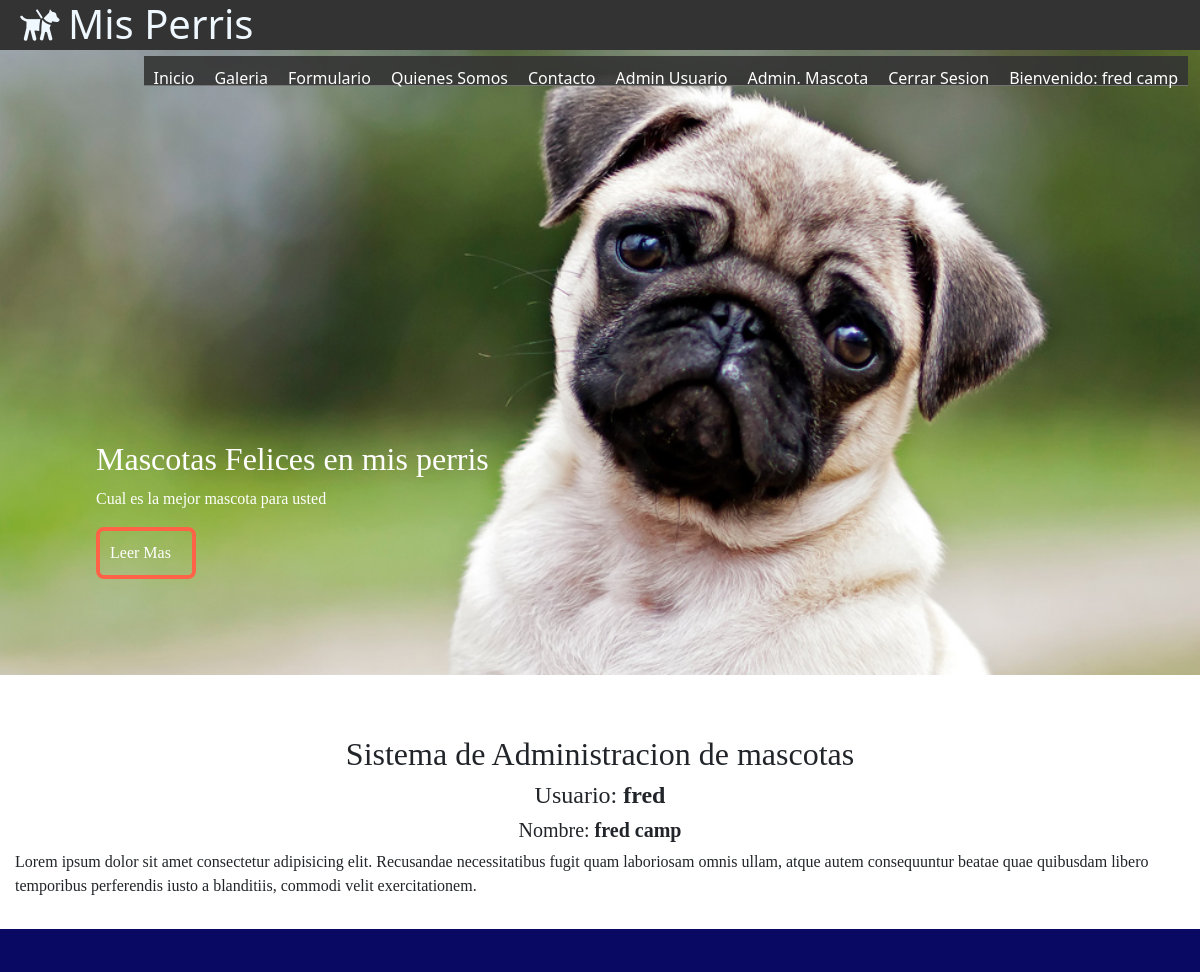
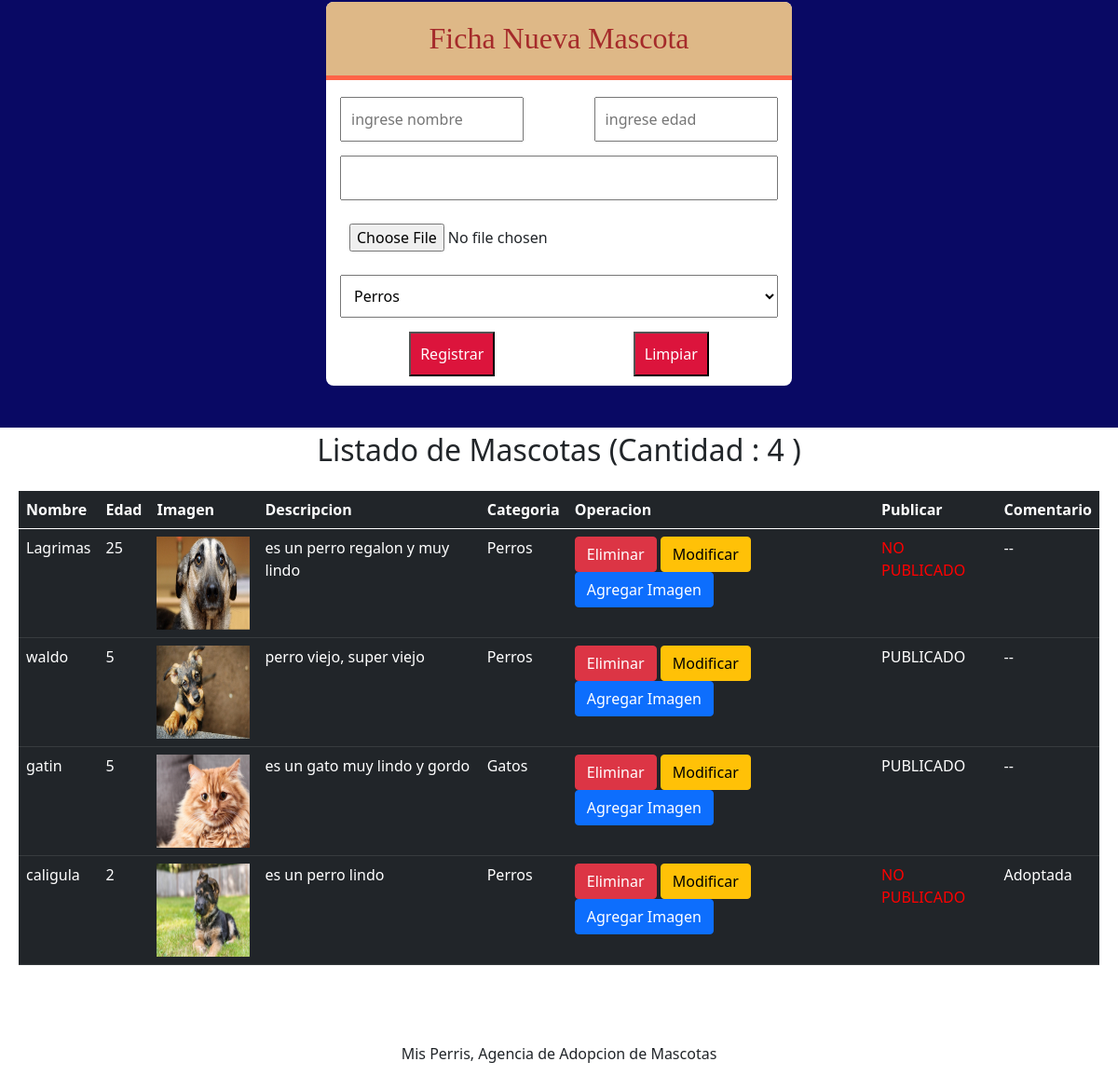
Page /registro/ (signed in) on the committed database (2 pictures, top to bottom).
### misPerris/models.py (models this page shows, shortened)
class Mascota(models.Model):
    nombre = models.CharField(primary_key=True,max_length=25)
    edad = models.IntegerField()
    descripcion = models.TextField()
    imagen = models.ImageField(upload_to='mascotas',default='mascotas/no_disponible.jpg')
    categoria = models.ForeignKey(Categoria,on_delete=models.CASCADE)
    publicar = models.BooleanField(default=False)
    comentario = models.TextField(default='--')
    usuario = models.CharField(max_length=45,default='--')
    dueno = models.CharField(max_length=45,default='--')

class Categoria(models.Model):
    nombre = models.CharField(primary_key=True,max_length=25)
    annos = models.IntegerField()
    imagen = models.ImageField(upload_to='cate',null=True)

### misPerris/views.py (the view, shortened to what this page needs)
# urls.py: path('registro/',registro,name='REG'),
@login_required(login_url='/login/')
@permission_required('misPerris.add_mascota',login_url='/login/')
@permission_required('misPerris.view_mascota',login_url='/login/')
def registro(request):
    mensaje=""
    categorias = Categoria.objects.all() # select * from Categoria
    mascotas = Mascota.objects.filter(usuario=request.user.username)
    cantidad = Mascota.objects.filter(usuario=request.user.username).count()
    datos = {"cate":categorias,"mensaje":mensaje,"mascotas":mascotas,"cant":cantidad}
    return render(request,"registro.html",datos)

### misPerris/templates/registro.html (shortened to what this page needs)
{% extends "base.html" %}
{% load static %}
{% block css %}
<link rel="stylesheet" href="{% static 'css/formulario.css' %}">
<link href="https://cdn.jsdelivr.net/npm/bootstrap@5.0.1/dist/css/bootstrap.min.css" rel="stylesheet"
>
{% endblock css %}
{% block contenido %}
<section id="bienvenida">
    <h2>Sistema de Administracion de mascotas</h2>
    <div style="text-align: center;">
        <h4>Usuario: <b>{{user.username}}</b> </h4>
        <h5>Nombre: <b>{{user.first_name}} {{user.last_name}}</b> </h5>
    </div>
    <p>Lorem ipsum dolor sit amet consectetur adipisicing elit. Recusandae necessitatibus fugit quam laboriosam
        omnis ullam, atque autem consequuntur beatae quae quibusdam libero temporibus perferendis iusto a
        blanditiis, commodi velit exercitationem.</p>
</section>
<section id="formulario">
    <form class="form-registro" action="{% url 'REG' %}" enctype="multipart/form-data" method="post"
        onsubmit="return validarFormulario()">
        <h2 class="form-titulo">Ficha Nueva Mascota</h2>
        <div class="contenedor-input">
            <input class="col-chica" type="text" name="txtNombre" id="txtNombre" placeholder="ingrese nombre" required
                minlength="3" pattern="[A-Za-z ]{3,25}" title="solo letras entre 3 a 45 caracteres">
            <input class="col-chica" type="number" name="txtEdad" id="txtEdad" placeholder="ingrese edad" required min=1
                max=80>
            <input class="col-grande" style="margin-top: 15px;" type="text" name="txtDesc" id="txtDesc" required>
            <input class="col-grande" style="margin-top: 15px;" type="file" name="txtImg" id="txtImg">
            <select class="col-grande" style="margin-top: 15px;padding: 10px;margin-bottom: 15px;" name="cboCategoria"
                id="cboCategoria">
                {% for reg in cate %}
                <option>{{reg.nombre}}</option>
                {% endfor %}
            </select>
            <input class="btn-registrar" type="submit" value="Registrar">
            <input class="btn-registrar" type="reset" value="Limpiar">
        </div>
    </form>
</section>
<div style="text-align: center;font-size: xx-large;">Listado de Mascotas (Cantidad : {{cant}} )</div>
<section style="padding: 20px;">
    <table class="table table-dark">
        <thead>
            <tr>
                <th>Nombre</th>
                <th>Edad</th>
                <th>Imagen</th>
                <th>Descripcion</th>
                <th>Categoria</th>
                <th>Operacion</th>
                <th>Publicar</th>
                <th>Comentario</th>
            </tr>
        </thead>
        <tbody>
            {% for reg in mascotas %}
            <tr>
                <td>{{reg.nombre}}</td>
                <td>{{reg.edad}}</td>
                <td>
                    <img src="{{reg.imagen.url}}" width="100px" height="100px">
                </td>
                <td>{{reg.descripcion}}</td>
                <td>{{reg.categoria.nombre}}</td>
                <td>
                    <button class="btn btn-danger" onclick="eliminar('{{reg.nombre}}')">Eliminar</button>
                    <button class="btn btn-warning" onclick="modificar('{{reg.nombre}}')">Modificar</button>
                    <button class="btn btn-primary" onclick="galeria('{{reg.nombre}}')" data-bs-toggle="modal"
                        data-bs-target="#exampleModal">Agregar Imagen</button>
                </td>
                <td>
                    {% if reg.publicar %}
                    PUBLICADO
                    {% else %}
                    <div style="color: red;"> NO PUBLICADO</div>
                    {% endif %}
                </td>
                <td>
                    {{reg.comentario}}
                </td>
            </tr>
            {% endfor %}
        </tbody>
    </table>
</section>
{% endblock contenido %}

### misPerris/templates/base.html (shortened to what this page needs)
{% load static %}
<!DOCTYPE html>
<html lang="en">
<head>
    <link rel="stylesheet" href="{% static 'css/estilos.css' %}">
    <link rel="stylesheet" href="{% static 'css/fontello.css' %}">
    {% block css %}
    {% endblock css %}
</head>
<body>
    <header>
        <div class="contenedor">
            <h1 class="icon-guidedog">Mis Perris</h1>
            <nav class="menu">
                <a href="{% url 'IND' %}">Inicio</a>
                <a href="{% url 'GALE' %}">Galeria</a>
                <a href="{% url 'FORMU' %}">Formulario</a>
                <a href="{% url 'QUIENES' %}">Quienes Somos</a>
                <a href="">Contacto</a>
                {% if user.is_authenticated %}
                    <a href="{% url 'ADMINUSER' %}">Admin Usuario</a>
                    <a href="{% url 'REG' %}">Admin. Mascota</a>
                    <a href="{% url 'CERRAR' %}">Cerrar Sesion</a>
                    <a href="">Bienvenido: {{user.first_name}} {{user.last_name}}</a>
                {% else %}
                    <a href="{% url 'LOGIN' %}">Login</a>
                    <a href="{% url 'CREARU' %}">Registrar Usuario</a>
                {% endif %}
            </nav>
        </div>
    </header>
    <main>
        <section id="banner">
            <img src="{% static 'img/perro1.jpg' %}" alt="">
            <div class="contenedor">
                <h2>Mascotas Felices en mis perris</h2>
                <p>Cual es la mejor mascota para usted</p>
                <a href="">Leer Mas</a>
            </div>
        </section>
        {% block contenido %}
        {% endblock contenido %}
    </main>
    <footer>
        <h3 style="text-align: center;font-size: medium;height: 100px;">
            <p style="margin: 50px;">Mis Perris, Agencia de Adopcion de Mascotas</p>
        </h3>
    </footer>
</body>
</html>

### misPerris/static/css/estilos.css (style rules this page uses)
* { margin: 0; padding: 0; }
header { width: 100%; height: 50px; background: #333; color: aliceblue; position: fixed; top: 0; left: 0; z-index: 100; }
h1 { float: left; }
.contenedor { width: 98%; margin: auto; }
#bienvenida { font-family: cursive; margin-top: 45px; padding: 15px; }
#bienvenida h2 { text-align: center; }

### misPerris/static/css/formulario.css (style rules this page uses)
#formulario { background: rgb(9, 9, 100); padding: 45px; }
.form-titulo { color: brown; background: burlywood; font-family: cursive; text-align: center; padding: 20px; border-bottom: solid 5px tomato; border-radius: 8px 8px 0px 0px; }
.form-registro { background: white; width: 95%; margin: auto; max-width: 500px; border-radius: 8px; }
.contenedor-input { padding: 10px 15px; display: flex; flex-wrap: wrap; justify-content: space-between; }
input { padding: 10px; margin-bottom: 10px; }
.col-chica { width: 42%; }
.col-grande { width: 100%; }
.btn-registrar { background: crimson; color: white; margin:auto; }

### misPerris/static/css/menu.css (style rules this page uses)
.menu { position: absolute; top: 50px; left: 0; width: 100%; height: 100vh; background: rgb(51, 51, 51,0.9); transform: translateX(-100%); transition: all 1.5s; }
.menu a { display: block; color: white; height: 30px; padding: 10px; text-decoration: none; border-bottom: solid 1px rgb(255, 255, 255,0.3); }
@media (min-width:1024px) { .menu { position: static; width: auto; height: auto; float: right; display: flex; transform: translateX(0%); } }

### misPerris/static/css/banner.css (style rules this page uses)
#banner img { width: 100%; }
#banner .contenedor { position: absolute; top: 20%; left: 8%; font-family: cursive; color: white; width: 85%; }
#banner .contenedor a { display: block; border: solid 4px tomato; width: 100px; margin-top: 15px; text-decoration: none; padding: 10px; color: white; border-radius: 8px; }

### rows in the picture
Mascota: nombre "Lagrimas", edad "25", imagen (picture), descripcion "es un perro regalon y muy lindo", categoria.nombre "Perros", publicar "NO PUBLICADO", comentario "--"
Mascota: nombre "waldo", edad "5", imagen (picture), descripcion "perro viejo, super viejo", categoria.nombre "Perros", publicar "PUBLICADO", comentario "--"
Mascota: nombre "gatin", edad "5", imagen (picture), descripcion "es un gato muy lindo y gordo", categoria.nombre "Gatos", publicar "PUBLICADO", comentario "--"
Mascota: nombre "caligula", edad "2", imagen (picture), descripcion "es un perro lindo", categoria.nombre "Perros", publicar "NO PUBLICADO", comentario "Adoptada"

### other values in the picture
{{ user.first_name }} "fred"
{{ user.last_name }} "camp"
{{ user.username }} "fred"
{{ cant }} "4"
form field cboCategoria "Perros"
